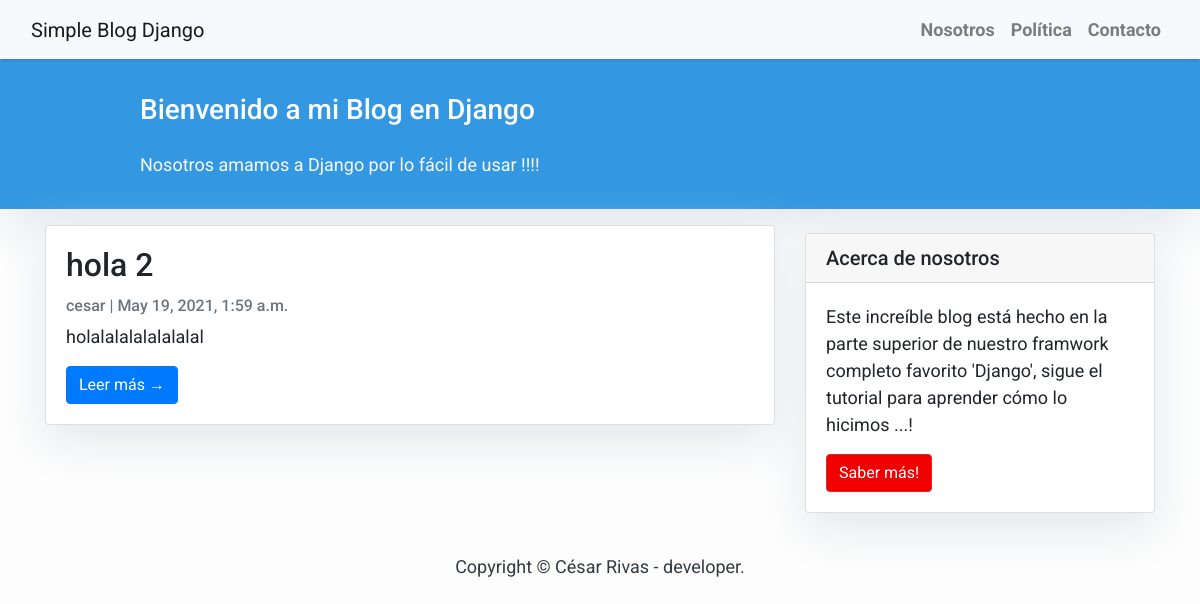
/, run on an earlier commit of the app's database.
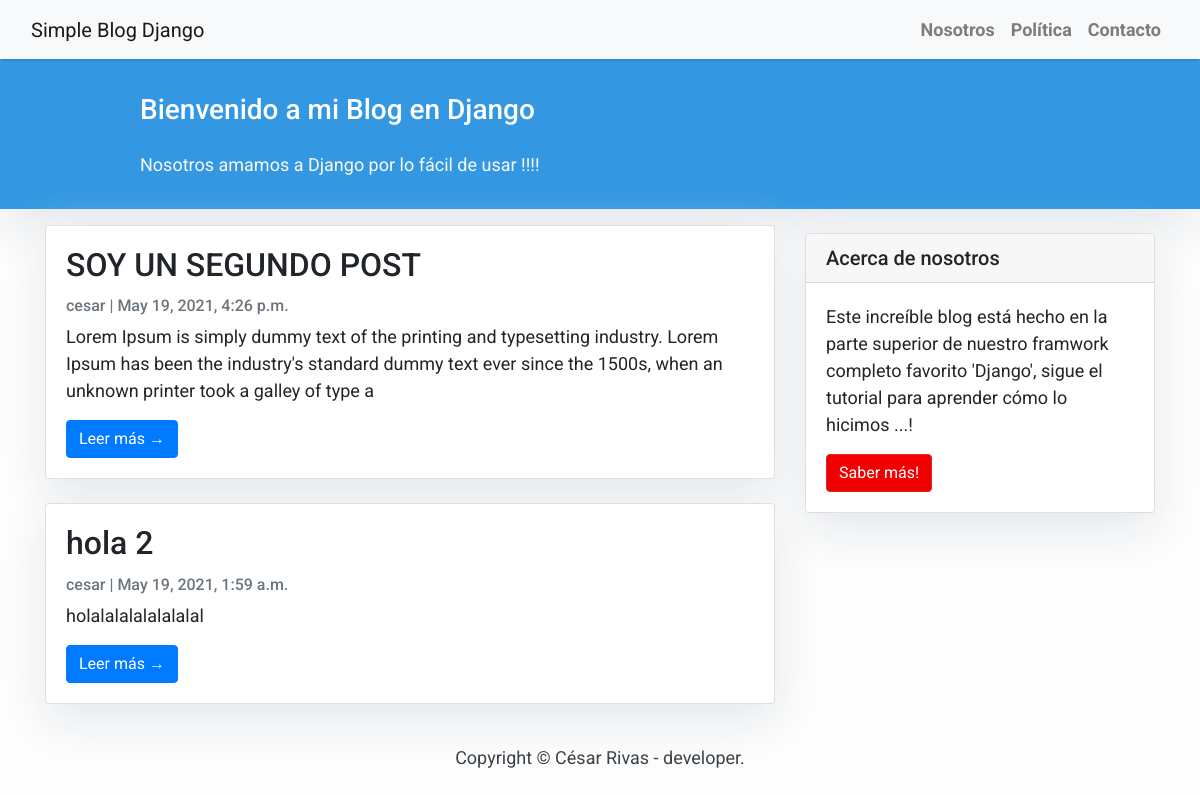
And on a later commit of the database.
### blog/models.py (models this page shows)
class Post(models.Model):
    title = models.CharField(max_length=200, unique=True)
    slug = models.SlugField(max_length=200, unique=True)
    author = models.ForeignKey(User, on_delete= models.CASCADE,related_name='blog_posts')
    update_on = models.DateTimeField(auto_now=True)
    content = models.TextField()
    created_on = models.DateTimeField(auto_now_add=True)
    status = models.IntegerField(choices=STATUS, default=0)

### blog/views.py (the view)
# urls.py: path('', views.PostList.as_view(), name='home'),
class PostList(generic.ListView):
    queryset = Post.objects.filter(status=1).order_by("-created_on")
    template_name = "index.html"
    paginate_by = 3

### templates/index.html (shortened to what this page needs)
{% extends "base.html" %}
{% block content %}
<header class="masthead">
    <div class="container">
        <div class="row">
            <div class=" col-md-8 col-md-10 mx-auto">
                <div class="site-heading">
                    <h3 class=" site-heading my-4 mt-3 text-white"> Bienvenido a mi Blog en Django </h3>
                    <p class="text-light">Nosotros amamos a Django por lo fácil de usar !!!!
                    </p>
                </div>
            </div>
        </div>
    </div>
</header>
<div class="container">
    <div class="row">
        <div class="col-md-8 mt-3 left">
            {% for post in post_list %}
            <div class="card mb-4">
                <div class="card-body">
                    <h2 class="card-title">{{ post.title }}</h2>
                    <p class="card-text text-muted h6">{{ post.author }} | {{ post.created_on}} </p>
                    <p class="card-text">{{post.content|slice:":200" }}</p>
                    <a href="{% url 'post_detail' post.slug  %}" class="btn btn-primary">Leer más &rarr;</a>
                </div>
            </div>
            {% endfor %}
        </div>
        {% block sidebar %} {% include 'sidebar.html' %} {% endblock sidebar %}
    </div>
</div>
{%endblock%}

What changed in the data, as far as the page shows it:
added Post: title "SOY UN SEGUNDO POST", author "cesar", created_on "May 19, 2021, 4:26 p.m.", content "Lorem Ipsum is simply dummy text of the printing and typesetting industry. Lorem Ipsum has been the industry's standard dummy text ever since the 1500s, when an unknown printer took a galley of type a"
